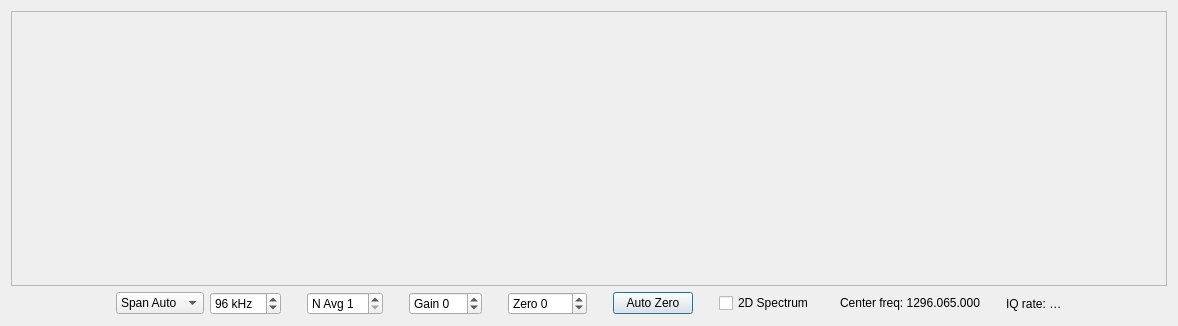
<?xml version="1.0" encoding="UTF-8"?>
<ui version="4.0">
 <class>WideGraph</class>
 <widget class="QDialog" name="WideGraph">
  <property name="geometry">
   <rect>
    <x>0</x>
    <y>0</y>
    <width>1178</width>
    <height>326</height>
   </rect>
  </property>
  <property name="windowTitle">
   <string>Dialog</string>
  </property>
  <layout class="QVBoxLayout" name="verticalLayout_2" stretch="1,0">
   <item>
    <widget class="CPlotter" name="widePlot">
     <property name="enabled">
      <bool>true</bool>
     </property>
     <property name="sizePolicy">
      <sizepolicy hsizetype="Expanding" vsizetype="Expanding">
       <horstretch>0</horstretch>
       <verstretch>0</verstretch>
      </sizepolicy>
     </property>
     <property name="minimumSize">
      <size>
       <width>400</width>
       <height>200</height>
      </size>
     </property>
     <property name="frameShape">
      <enum>QFrame::StyledPanel</enum>
     </property>
     <property name="frameShadow">
      <enum>QFrame::Sunken</enum>
     </property>
     <property name="lineWidth">
      <number>1</number>
     </property>
    </widget>
   </item>
   <item>
    <layout class="QVBoxLayout" name="verticalLayout">
     <item>
      <layout class="QHBoxLayout" name="horizontalLayout_3">
       <item>
        <spacer name="horizontalSpacer_8">
         <property name="orientation">
          <enum>Qt::Horizontal</enum>
         </property>
         <property name="sizeHint" stdset="0">
          <size>
           <width>40</width>
           <height>20</height>
          </size>
         </property>
        </spacer>
       </item>
       <item>
        <widget class="QComboBox" name="cbFreqSpanMode">
         <property name="toolTip">
          <string>Span: Auto follows the active IQ rate; 96 / 256 select fixed widths (chosen value persists even when WS-MAP runs at a smaller rate); User enables the editable value to the right.</string>
         </property>
         <item>
          <property name="text">
           <string>Span Auto</string>
          </property>
         </item>
         <item>
          <property name="text">
           <string>Span 96</string>
          </property>
         </item>
         <item>
          <property name="text">
           <string>Span 256</string>
          </property>
         </item>
         <item>
          <property name="text">
           <string>Span User</string>
          </property>
         </item>
        </widget>
       </item>
       <item>
        <widget class="QSpinBox" name="freqSpanValueSpinBox">
         <property name="sizePolicy">
          <sizepolicy hsizetype="Preferred" vsizetype="Fixed">
           <horstretch>0</horstretch>
           <verstretch>0</verstretch>
          </sizepolicy>
         </property>
         <property name="minimumSize">
          <size>
           <width>70</width>
           <height>0</height>
          </size>
         </property>
         <property name="toolTip">
          <string>Editable in User mode (90..256 kHz). Read-only in Auto/96/256.</string>
         </property>
         <property name="suffix">
          <string> kHz</string>
         </property>
         <property name="minimum">
          <number>90</number>
         </property>
         <property name="maximum">
          <number>256</number>
         </property>
         <property name="singleStep">
          <number>5</number>
         </property>
         <property name="value">
          <number>96</number>
         </property>
        </widget>
       </item>
       <item>
        <spacer name="horizontalSpacer_2">
         <property name="orientation">
          <enum>Qt::Horizontal</enum>
         </property>
         <property name="sizeType">
          <enum>QSizePolicy::Fixed</enum>
         </property>
         <property name="sizeHint" stdset="0">
          <size>
           <width>20</width>
           <height>20</height>
          </size>
         </property>
        </spacer>
       </item>
       <item>
        <widget class="QSpinBox" name="waterfallAvgSpinBox">
         <property name="sizePolicy">
          <sizepolicy hsizetype="Preferred" vsizetype="Fixed">
           <horstretch>0</horstretch>
           <verstretch>0</verstretch>
          </sizepolicy>
         </property>
         <property name="minimumSize">
          <size>
           <width>0</width>
           <height>0</height>
          </size>
         </property>
         <property name="maximumSize">
          <size>
           <width>16777215</width>
           <height>16777215</height>
          </size>
         </property>
         <property name="prefix">
          <string>N Avg </string>
         </property>
         <property name="minimum">
          <number>1</number>
         </property>
         <property name="maximum">
          <number>20</number>
         </property>
        </widget>
       </item>
       <item>
        <spacer name="horizontalSpacer_3">
         <property name="orientation">
          <enum>Qt::Horizontal</enum>
         </property>
         <property name="sizeType">
          <enum>QSizePolicy::Fixed</enum>
         </property>
         <property name="sizeHint" stdset="0">
          <size>
           <width>20</width>
           <height>20</height>
          </size>
         </property>
        </spacer>
       </item>
       <item>
        <widget class="QSpinBox" name="gainSpinBox">
         <property name="sizePolicy">
          <sizepolicy hsizetype="Preferred" vsizetype="Fixed">
           <horstretch>0</horstretch>
           <verstretch>0</verstretch>
          </sizepolicy>
         </property>
         <property name="maximumSize">
          <size>
           <width>16777215</width>
           <height>16777215</height>
          </size>
         </property>
         <property name="prefix">
          <string>Gain </string>
         </property>
         <property name="minimum">
          <number>-20</number>
         </property>
         <property name="maximum">
          <number>20</number>
         </property>
        </widget>
       </item>
       <item>
        <spacer name="horizontalSpacer_4">
         <property name="orientation">
          <enum>Qt::Horizontal</enum>
         </property>
         <property name="sizeType">
          <enum>QSizePolicy::Fixed</enum>
         </property>
         <property name="sizeHint" stdset="0">
          <size>
           <width>20</width>
           <height>20</height>
          </size>
         </property>
        </spacer>
       </item>
       <item>
        <widget class="QSpinBox" name="zeroSpinBox">
         <property name="sizePolicy">
          <sizepolicy hsizetype="Preferred" vsizetype="Fixed">
           <horstretch>0</horstretch>
           <verstretch>0</verstretch>
          </sizepolicy>
         </property>
         <property name="maximumSize">
          <size>
           <width>16777215</width>
           <height>16777215</height>
          </size>
         </property>
         <property name="prefix">
          <string>Zero </string>
         </property>
         <property name="minimum">
          <number>-100</number>
         </property>
         <property name="maximum">
          <number>100</number>
         </property>
        </widget>
       </item>
       <item>
        <spacer name="horizontalSpacer_5">
         <property name="orientation">
          <enum>Qt::Horizontal</enum>
         </property>
         <property name="sizeType">
          <enum>QSizePolicy::Fixed</enum>
         </property>
         <property name="sizeHint" stdset="0">
          <size>
           <width>20</width>
           <height>20</height>
          </size>
         </property>
        </spacer>
       </item>
       <item>
        <widget class="QPushButton" name="autoZeroPushButton">
         <property name="text">
          <string>Auto Zero</string>
         </property>
        </widget>
       </item>
       <item>
        <spacer name="horizontalSpacer_6">
         <property name="orientation">
          <enum>Qt::Horizontal</enum>
         </property>
         <property name="sizeType">
          <enum>QSizePolicy::Fixed</enum>
         </property>
         <property name="sizeHint" stdset="0">
          <size>
           <width>20</width>
           <height>20</height>
          </size>
         </property>
        </spacer>
       </item>
       <item>
        <widget class="QCheckBox" name="cbSpec2d">
         <property name="text">
          <string>2D Spectrum</string>
         </property>
        </widget>
       </item>
       <item>
        <spacer name="horizontalSpacer_7">
         <property name="orientation">
          <enum>Qt::Horizontal</enum>
         </property>
         <property name="sizeType">
          <enum>QSizePolicy::Fixed</enum>
         </property>
         <property name="sizeHint" stdset="0">
          <size>
           <width>20</width>
           <height>20</height>
          </size>
         </property>
        </spacer>
       </item>
       <item>
        <widget class="QLabel" name="labFreq">
         <property name="text">
          <string>&lt;html&gt;&lt;head/&gt;&lt;body&gt;&lt;p&gt;Center freq:   1296.065.000&lt;/p&gt;&lt;/body&gt;&lt;/html&gt;</string>
         </property>
        </widget>
       </item>
       <item>
        <spacer name="horizontalSpacer_iqRate">
         <property name="orientation">
          <enum>Qt::Horizontal</enum>
         </property>
         <property name="sizeType">
          <enum>QSizePolicy::Fixed</enum>
         </property>
         <property name="sizeHint" stdset="0">
          <size>
           <width>20</width>
           <height>20</height>
          </size>
         </property>
        </spacer>
       </item>
       <item>
        <widget class="QLabel" name="labIqRate">
         <property name="toolTip">
          <string>Active Linrad IQ sample rate. 'auto' = detected from bridge handshake; 'manual' = forced via INI/CLI.</string>
         </property>
         <property name="text">
          <string>IQ rate: …</string>
         </property>
        </widget>
       </item>
       <item>
        <spacer name="horizontalSpacer">
         <property name="orientation">
          <enum>Qt::Horizontal</enum>
         </property>
         <property name="sizeHint" stdset="0">
          <size>
           <width>40</width>
           <height>20</height>
          </size>
         </property>
        </spacer>
       </item>
      </layout>
     </item>
    </layout>
   </item>
  </layout>
 </widget>
 <customwidgets>
  <customwidget>
   <class>CPlotter</class>
   <extends>QFrame</extends>
   <header>plotter.h</header>
   <container>1</container>
  </customwidget>
 </customwidgets>
 <resources/>
 <connections/>
</ui>
